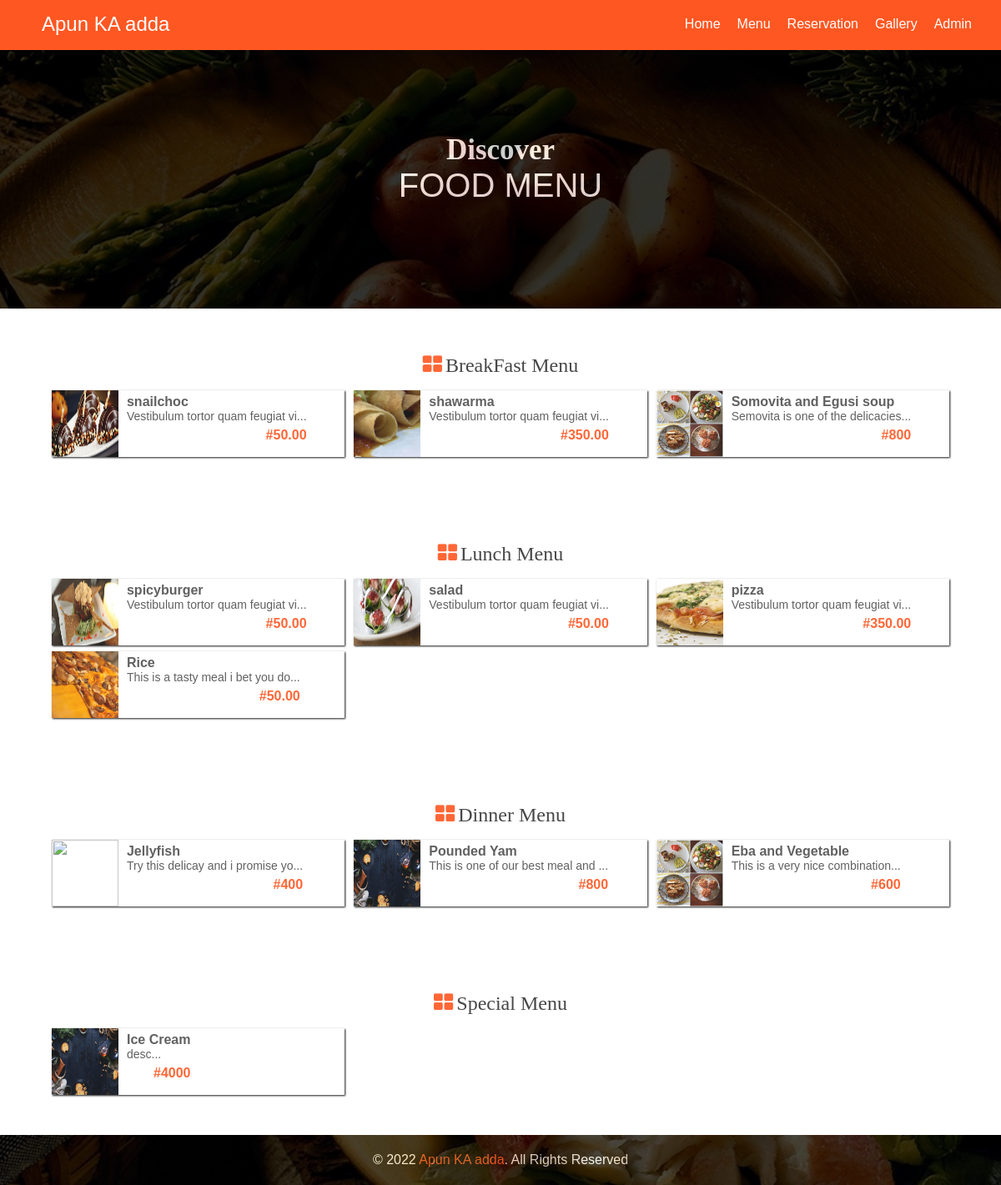
Page /menu.php on the committed database.
### tables this page shows
CREATE TABLE IF NOT EXISTS `food` (
  `id` int(11) NOT NULL,
  `food_name` varchar(255) NOT NULL,
  `food_category` varchar(255) NOT NULL,
  `food_price` varchar(255) NOT NULL,
  `food_description` text NOT NULL
);

### menu.php (the view, shortened to what this page needs)
<?php
	require "admin/includes/db.php";
	$bfast = "";
	$lunch = "";
	$dinner = "";
	$special = "";
	$get_recent = $db->query("SELECT * FROM food");
	if($get_recent->num_rows) {
		while($row = $get_recent->fetch_assoc()) {
			if($row['food_category'] == "breakfast") {
				$bfast .= "<div class='parallax_item'>
							<a href='detail.php?fid=".$row['id']."'><img src='image/FoodPics/".$row['id'].".jpg' width='80px' height='80px' />
							<div class='detail'>
								<h4>".$row['food_name']."</h4>
								<p class='desc'>".substr($row['food_description'], 0, 33)."...</p>
								<p class='price'>#".$row['food_price']."</p>
							</div>
							<p class='clear'></p>
							</a>
						</div>";
			}elseif($row['food_category'] == "lunch") {
				$lunch .=	"<div class='parallax_item'>
							<a href='detail.php?fid=".$row['id']."'><img src='image/FoodPics/".$row['id'].".jpg' width='80px' height='80px' />
							<div class='detail'>
								<h4>".$row['food_name']."</h4>
								<p class='desc'>".substr($row['food_description'], 0, 33)."...</p>
								<p class='price'>#".$row['food_price']."</p>
							</div>
							<p class='clear'></p>
							</a>
						</div>";
			}elseif($row['food_category'] == "dinner") {
				$dinner .= "<div class='parallax_item'>
							<a href='detail.php?fid=".$row['id']."'><img src='image/FoodPics/".$row['id'].".jpg' width='80px' height='80px' />
							<div class='detail'>
								<h4>".$row['food_name']."</h4>
								<p class='desc'>".substr($row['food_description'], 0, 33)."...</p>
								<p class='price'>#".$row['food_price']."</p>
							</div>
							<p class='clear'></p>
							</a>
						</div>";
			}elseif($row['food_category'] == "special") {
				$special .= "<div class='parallax_item'>
							<a href='detail.php?fid=".$row['id']."'><img src='image/FoodPics/".$row['id'].".jpg' width='80px' height='80px' />
							<div class='detail'>
								<h4>".$row['food_name']."</h4>
								<p class='desc'>".substr($row['food_description'], 0, 33)."...</p>
								<p class='price'>#".$row['food_price']."</p>
							</div>
							<p class='clear'></p>
							</a>
						</div>";
			}
		}
	}else{
	}
?>
<!Doctype html>
<html lang="en">
<head>
<link rel="stylesheet" href="css/main.css" />
</head>
<body>
<?php require "includes/header.php"; ?>
<div class="parallax" onclick="remove_class()">
	<div class="parallax_head">
		<h2>Discover</h2>
		<h3>FOOD MENU</h3>
	</div>
</div>
<div class="content" onclick="remove_class()">
	<div class="inner_content on_parallax">
		<h2><span class="fresh">BreakFast Menu</span></h2>
		<div class="parallax_content">
			<?php echo ($bfast == "") ? "<h3 style=' text-align: center; font-weight: lighter; padding: 10px 0px; background: #ffeeee; color: #333;'>Your shopping basket is empty</h3>" : $bfast; ?>
		</div>
	</div>
</div>
<div class="content" onclick="remove_class()">
	<div class="inner_content on_parallax">
		<h2><span class="fresh">Lunch Menu</span></h2>
		<div class="parallax_content">
			<?php echo ($lunch == "") ? "<h3 style=' text-align: center; font-weight: lighter; padding: 10px 0px; background: #ffeeee; color: #333;'>Your shopping basket is empty</h3>" : $lunch; ?>
		</div>
	</div>
</div>
<div class="content" onclick="remove_class()">
	<div class="inner_content on_parallax">
		<h2><span class="fresh">Dinner Menu</span></h2>
		<div class="parallax_content">
			<?php echo ($dinner == "") ? "<h3 style=' text-align: center; font-weight: lighter; padding: 10px 0px; background: #ffeeee; color: #333;'>Your shopping basket is empty</h3>" : $dinner; ?>
		</div>
	</div>
</div>
<div class="content" onclick="remove_class()">
	<div class="inner_content on_parallax">
		<h2><span class="fresh">Special Menu</span></h2>
		<div class="parallax_content">
			<?php echo ($special == "") ? "<h3 style=' text-align: center; font-weight: lighter; padding: 10px 0px; background: #ffeeee; color: #333;'>Your shopping basket is empty</h3>" : $special; ?>
		</div>
	</div>
</div>
<div class="footer_parallax" onclick="remove_class()">
	<div class="on_footer_parallax">
		<p>&copy; <?php echo strftime("%Y", time()); ?> <span>Apun KA adda</span>. All Rights Reserved</p>
	</div>
</div>
</body>
</html>

### includes/header.php (shortened to what this page needs)
<header>
	<div onclick="remove_class()">
	<div class="main_nav">
		<h2>Apun KA adda</h2>
		<ul class="default_links">
			<li><a href="index.php">Home</a></li>
			<li><a href="menu.php">Menu</a></li>
			<li><a href="reservation.php">Reservation</a></li>
			<li><a href="gallery.php">Gallery</a></li>
			<li><a href="./admin/index.php">Admin</a></li>
		</ul>
	</div>
	</div>
</header>

### css/main.css (style rules this page uses)
* { margin: 0; padding: 0; box-sizing: border-box; }
body { font-family: Arial, Helvetica, san-serif, tahoma; }
header { display: block; background: #D54114; position: fixed; width: 100%; right: 0; top: 0; margin-bottom: 60px; z-index: 100; }
div.main_nav { padding: 15px 15px; display: block; background: #FF5722; height: auto; min-height: 60px; }
div.main_nav h2 { float: left; margin-left: 35px; font-family: 1em "helvetica" sans-serif; color: #fff; font-weight: 200; }
div.main_nav ul { padding: 0; margin: 0; list-style-type: none; float: right; margin-right: 20px; }
div.main_nav ul li { float: left; margin-left: 20px; margin-top: 5px; height: 20px; width: auto; }
div.main_nav ul li a { text-decoration: none; color: #fff; }
div.parallax { background-image: url("../image/dish_2.jpg"); background-attachment: fixed; height: 370px; background-repeat: no-repeat; background-position: center; background-size: cover; width: 100%; }
div.parallax_head { background: #000; opacity: 0.8; color: #fff; text-align: center; height: 370px; padding: 10px; }
div.on_parallax { background: #fff; opacity: 0.9; color: #505050; text-align: center; height: 370px; padding: 10px; }
div.on_parallax h2 { color: #333; margin: 15px auto; font-weight: 200; font-family: lucida handwriting; }
span.fresh:before { content: '\f009'; font-family: FontAwesome; color: #FF5722; font-size: 25px; margin-right: 4px; }
div.parallax_content { max-width: 1100px; height: auto; padding: 1px; margin: 0 auto; }
div.parallax_item { float: left; margin-left: 1%; width: 32%; background: #fff; height: auto; box-shadow: 1px 1px 2px #000; margin-bottom: 7px; }
div.parallax_item a { text-decoration: none; color: #505050; }
div.parallax_item img { float: left; margin-right: 5px; }
div.detail { padding: 5px; text-align: left; float:left; }
div.detail p.desc { font-size: 14px; }
div.detail p.price { text-align: right; line-height: 30px; color: #FF5722; font-weight: bold; }
div.parallax_head h2 { margin-top: 150px; font-family: lucida handwriting; text-transform: capitalize; font-size: 35px; }
div.parallax_head h3 { font-size: 40px; font-family: sans-serif; font-weight: 200; }
div.content { background: #fff; color: #000; padding: 20px 15px; height: auto; display: block; }
div.inner_content { max-width: 1200px; height: auto; padding: 20px; margin: 0 auto; }
div.footer_parallax { background-image: url("../image/dish_2.jpg"); background-attachment: fixed; height: 60px; background-repeat: no-repeat; background-position: center; background-size: cover; width: 100%; }
div.on_footer_parallax { background: #000; opacity: 0.7; color: #fff; text-align: center; height: 60px; padding: 10px; text-align: center; }
div.on_footer_parallax p { line-height: 40px; }
div.on_footer_parallax p span { color: #FF5722; }

### rows in the picture
food: food_name "snailchoc", food_description "Vestibulum tortor quam feugiat vi", food_price "50.00"
food: food_name "shawarma", food_description "Vestibulum tortor quam feugiat vi", food_price "350.00"
food: food_name "Somovita and Egusi soup", food_description "Semovita is one of the delicacies", food_price "800"
food: food_name "spicyburger", food_description "Vestibulum tortor quam feugiat vi", food_price "50.00"
food: food_name "salad", food_description "Vestibulum tortor quam feugiat vi", food_price "50.00"
food: food_name "pizza", food_description "Vestibulum tortor quam feugiat vi", food_price "350.00"
food: food_name "Rice", food_description "This is a tasty meal i bet you do", food_price "50.00"
food: food_name "Jellyfish", food_description "Try this delicay and i promise yo", food_price "400"
food: food_name "Pounded Yam", food_description "This is one of our best meal and", food_price "800"
food: food_name "Eba and Vegetable", food_description "This is a very nice combination", food_price "600"
food: food_name "Ice Cream", food_description "desc", food_price "4000"
